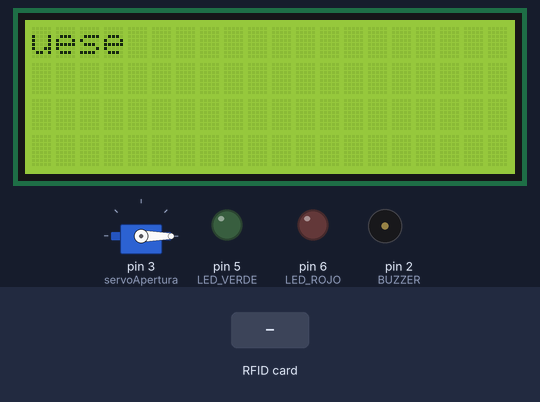
A sketch run on a simulated Arduino Uno, built with avr-gcc and run on an emulated ATmega328P. Shown: servo, 20×4 character LCD, output pins drawn as LEDs (lit = HIGH), buzzer (waves = sounding). The inputs (shaded band) are chosen by the test bench. Pins used as bus, display or sensor lines are not drawn; what the sketch prints to the serial monitor is not drawn.

Above: at 0.9 s.
1.0 s: RFID card 16 1A D0 02 held to the reader
At 1.9 s:
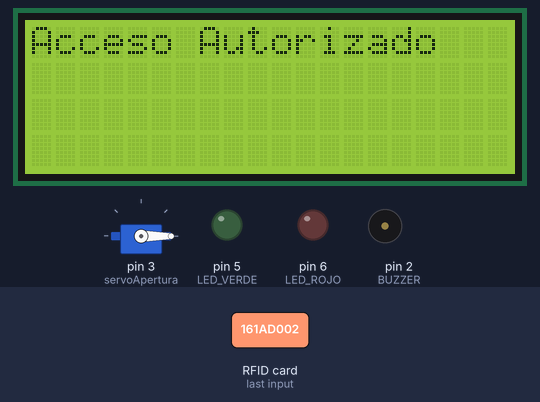
At 4.2 s:
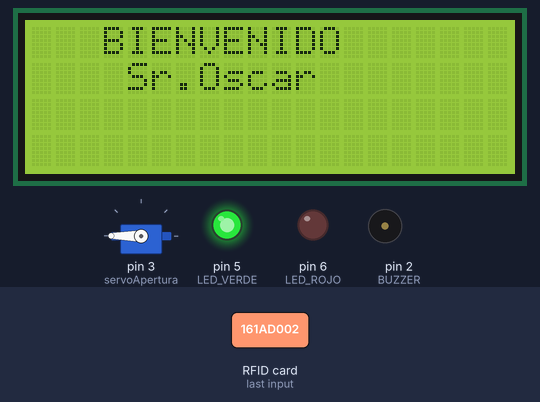
Timing chart, 0 to 9.4 s (numbered marks = the images above; inputs shaded):
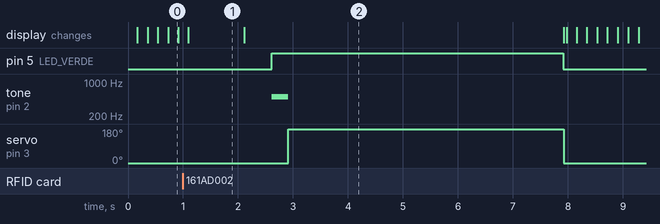

Measured:
- after the input at 1.0 s, pin 5 (LED_VERDE): LOW → HIGH after 1.6 s, → LOW 5.3 s later; tone on pin 2 (BUZZER): silent → 500 Hz after 1.6 s, → silent 0.30 s later; servo on pin 3 (servoApertura): 0° → 180° after 1.9 s, → 0° 5.0 s later; the display: changes after 0.09 s (image 1)
- what the display in image 1 shows lasts 1.0 s, from 1.1 s to 2.1 s

The sketch:

accesoAutorizado.ino
```cpp
#include <SPI.h>
#include <MFRC522.h>
#include <Servo.h>
#include <Wire.h>
#include <LiquidCrystal_I2C.h>

#define SS_PIN 10                     //Pin de la tarjeta MFRC522 SDA
#define RST_PIN 9                     //Pin de la tarjeta MFRC522 RESET
#define LED_VERDE 5                   //Led verde para saber si tenemos acceso
#define LED_ROJO 6                    //Led rojo que no tenemos acceso
#define BUZZER 2                      //buzzer pin
#define VELOCIDAD 150                 // Velocidad a la que se mueve el texto


MFRC522 mfrc522(SS_PIN, RST_PIN);     //creo la instancia de MFRC522 PASANDO POR PARÁMETRO EL SDA Y EL RESET
Servo servoApertura;                  //Defino mi servo
String texto_identificar = "Identifiquese";
LiquidCrystal_I2C lcd(0x27, 20, 4);   // configuro la dirección de LCD en 0x27 para una pantalla de 16 caracteres y 2 líneas

#define NUMERO_USUARIOS_CON_ACCESO 2
String tarjetasConAcceso[NUMERO_USUARIOS_CON_ACCESO] = { "16 1A D0 02", "16 1A D0 05" };

void setup()
{
  Serial.begin(9600);         //Inicializo la comunicación serial
  SPI.begin();                //inicia el bus spi de la tarjeta MFRC522
  mfrc522.PCD_Init();         //Inicio la tarjeta
  servoApertura.attach(3);    //Digo al servo cual va a ser el pin de datos (3 analógico)
  servoApertura. write(0);     //Inicializo los led, el buzzer y el servo apagados o en 0
  pinMode(LED_VERDE, OUTPUT);
  pinMode(LED_ROJO, OUTPUT);
  pinMode(BUZZER, OUTPUT);
  noTone(BUZZER);

  // inicializa la LCD
  lcd.init();
  lcd.backlight();
  moverTexto();


  Serial.println(texto_identificar);
  Serial.println();

}
void loop()
{
  // Esta esperando nuevas tarjetas
  if (!mfrc522.PICC_IsNewCardPresent() || !mfrc522.PICC_ReadCardSerial()) {
    return;
  }

  //Muesta la UID pero solo en el serial, no quiero que se vea en la LCD, esto valdrá en un futuro para introducir nuevas tarjetas
  Serial.print("número de UID:");
  String uidObteneido = "";

  for (byte i = 0; i < mfrc522.uid.size; i++)
  {
    Serial.print(mfrc522.uid.uidByte[i] < 0x10 ? " 0" : " ");
    Serial.print(mfrc522.uid.uidByte[i], HEX);
    uidObteneido.concat(String(mfrc522.uid.uidByte[i] < 0x10 ? " 0" : " "));
    uidObteneido.concat(String(mfrc522.uid.uidByte[i], HEX));
  }
  Serial.println();
  Serial.print("MENSAJE : ");
  uidObteneido.toUpperCase();

  for (int i = 0; i < NUMERO_USUARIOS_CON_ACCESO; i++) {
    if (uidObteneido.substring(1) == tarjetasConAcceso[i] || uidObteneido.substring(1) == tarjetasConAcceso[i + 1]) //Compruebo mi array con las tarjetas que tienen acceso
    {
      Serial.println("Acceso Autorizado");
      lcd.clear();
      lcd.setCursor(0, 0);
      lcd.print("Acceso Autorizado");
      delay(1000);
      lcd.clear();
      lcd.setCursor(3, 0);
      lcd.print("BIENVENIDO");
      lcd.setCursor(4, 1);
      lcd.print("Sr.Oscar");
      delay(500);
      digitalWrite(LED_VERDE, HIGH);
      tone(BUZZER, 500);
      delay(300);
      noTone(BUZZER);
      servoApertura.write(180);
      delay(5000);
      servoApertura.write(0);
      digitalWrite(LED_VERDE, LOW);
      lcd.clear();
      moverTexto();

    }
    else   {
      lcd.clear();
      lcd.setCursor(0, 0);
      Serial.println("Aceeso denegando");
      lcd.print("Aceeso denegando");
      digitalWrite(LED_ROJO, HIGH);
      tone(BUZZER, 300);
      delay(2000);
      digitalWrite(LED_ROJO, LOW);
      noTone(BUZZER);
      lcd.clear();
      moverTexto();

    }
  }
}
void moverTexto() {
  // Obtenemos el tamaño del texto
  int tam_texto = texto_identificar .length();

  while (!mfrc522.PICC_IsNewCardPresent() || !mfrc522.PICC_ReadCardSerial()) {    //Siempre que no haya ninguna tarjeta...
    // Mostramos el texto por la derecha
    for (int i = tam_texto; i > 0 ; i--)
    {
      String texto = texto_identificar.substring(i - 1);

      //Compruebo si han acercado una tarjeta
      if (mfrc522.PICC_IsNewCardPresent() || mfrc522.PICC_ReadCardSerial()) {
        return;
      }
      lcd.clear();
      lcd.setCursor(0, 0);
      lcd.print(texto);
      delay(VELOCIDAD);
    }

    // Desplazamos el texto hacia la izquierda
    for (int i = 1; i <= 16; i++)
    {
      //Compruebo si han acercado una tarjeta
      if (mfrc522.PICC_IsNewCardPresent() || mfrc522.PICC_ReadCardSerial()) {
        return;
      }
      lcd.clear();
      lcd.setCursor(i, 0);
      lcd.print(texto_identificar);
      delay(VELOCIDAD);
    }

    // Desplazamos el texto hacia la izquierda  de nuevo
    for (int i = 16; i >= 1; i--)
    {
      //Compruebo si han acercado una tarjeta
      if (mfrc522.PICC_IsNewCardPresent() || mfrc522.PICC_ReadCardSerial()) {
        return;
      }
      lcd.clear();
      lcd.setCursor(i, 0);
      lcd.print(texto_identificar);
      delay(VELOCIDAD);
    }

    // Mostramos salida del texto por la derecha
    for (int i = 1; i <= tam_texto ; i++)
    {
      //Compruebo si han acercado una tarjeta
      if (mfrc522.PICC_IsNewCardPresent() || mfrc522.PICC_ReadCardSerial()) {
        return;
      }
      String texto = texto_identificar.substring(i - 1);

      lcd.clear();
      lcd.setCursor(0, 0);
      lcd.print(texto);
      delay(VELOCIDAD);
    }
  }
}
```
